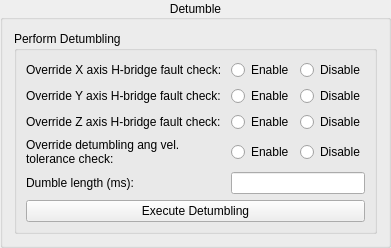
             <widget class="QGroupBox" name="groupBox_25">
              <property name="title">
               <string>Detumble</string>
              </property>
              <property name="alignment">
               <set>Qt::AlignCenter</set>
              </property>
              <layout class="QGridLayout" name="gridLayout_44">
               <item row="0" column="0">
                <widget class="QGroupBox" name="Detumble_Execute_Button">
                 <property name="title">
                  <string>Perform Detumbling</string>
                 </property>
                 <layout class="QGridLayout" name="gridLayout_48">
                  <item row="2" column="0">
                   <widget class="QLabel" name="label_90">
                    <property name="text">
                     <string>Override Y axis H-bridge fault check:</string>
                    </property>
                   </widget>
                  </item>
                  <item row="9" column="0">
                   <widget class="QLabel" name="label_98">
                    <property name="text">
                     <string>Dumble length (ms):</string>
                    </property>
                   </widget>
                  </item>
                  <item row="4" column="0">
                   <widget class="QLabel" name="label_96">
                    <property name="text">
                     <string>Override Z axis H-bridge fault check:</string>
                    </property>
                   </widget>
                  </item>
                  <item row="0" column="2">
                   <widget class="QRadioButton" name="Detumble_OverrideXHBridge_FaultCheck_Disable_RadioButton">
                    <property name="text">
                     <string>Disable</string>
                    </property>
                    <attribute name="buttonGroup">
                     <string notr="true">buttonGroup_10</string>
                    </attribute>
                   </widget>
                  </item>
                  <item row="4" column="2">
                   <widget class="QRadioButton" name="Detumble_OverrideZHBridge_FaultCheck_Disable_RadioButton">
                    <property name="text">
                     <string>Disable</string>
                    </property>
                    <attribute name="buttonGroup">
                     <string notr="true">buttonGroup_2</string>
                    </attribute>
                   </widget>
                  </item>
                  <item row="2" column="2">
                   <widget class="QRadioButton" name="Detumble_OverrideYHBridge_FaultCheck_Disable_RadioButton">
                    <property name="text">
                     <string>Disable</string>
                    </property>
                    <attribute name="buttonGroup">
                     <string notr="true">buttonGroup</string>
                    </attribute>
                   </widget>
                  </item>
                  <item row="7" column="1">
                   <widget class="QRadioButton" name="Detumble_OverrideAngleVelocity_FaultCheck_Enable_RadioButton">
                    <property name="text">
                     <string>Enable</string>
                    </property>
                    <attribute name="buttonGroup">
                     <string notr="true">buttonGroup_3</string>
                    </attribute>
                   </widget>
                  </item>
                  <item row="0" column="1">
                   <widget class="QRadioButton" name="Detumble_OverrideXHBridge_FaultCheck_Enable_RadioButton">
                    <property name="text">
                     <string>Enable</string>
                    </property>
                    <attribute name="buttonGroup">
                     <string notr="true">buttonGroup_10</string>
                    </attribute>
                   </widget>
                  </item>
                  <item row="2" column="1">
                   <widget class="QRadioButton" name="Detumble_OverrideYHBridge_FaultCheck_Enable_RadioButton">
                    <property name="text">
                     <string>Enable</string>
                    </property>
                    <attribute name="buttonGroup">
                     <string notr="true">buttonGroup</string>
                    </attribute>
                   </widget>
                  </item>
                  <item row="4" column="1">
                   <widget class="QRadioButton" name="Detumble_OverrideZHBridge_FaultCheck_Enable_RadioButton">
                    <property name="text">
                     <string>Enable</string>
                    </property>
                    <attribute name="buttonGroup">
                     <string notr="true">buttonGroup_2</string>
                    </attribute>
                   </widget>
                  </item>
                  <item row="7" column="2">
                   <widget class="QRadioButton" name="Detumble_OverrideAngleVelocity_FaultCheck_Disable_RadioButton">
                    <property name="text">
                     <string>Disable</string>
                    </property>
                    <attribute name="buttonGroup">
                     <string notr="true">buttonGroup_3</string>
                    </attribute>
                   </widget>
                  </item>
                  <item row="7" column="0">
                   <widget class="QLabel" name="label_97">
                    <property name="text">
                     <string>Override detumbling ang vel. 
tolerance check:</string>
                    </property>
                   </widget>
                  </item>
                  <item row="9" column="1" colspan="2">
                   <widget class="QLineEdit" name="Detumble_Length_LineEdit"/>
                  </item>
                  <item row="0" column="0">
                   <widget class="QLabel" name="label_89">
                    <property name="text">
                     <string>Override X axis H-bridge fault check: </string>
                    </property>
                   </widget>
                  </item>
                  <item row="10" column="0" colspan="3">
                   <widget class="QPushButton" name="Detumble_Execute_Button_2">
                    <property name="text">
                     <string>Execute Detumbling</string>
                    </property>
                   </widget>
                  </item>
                 </layout>
                </widget>
               </item>
              </layout>
             </widget>
